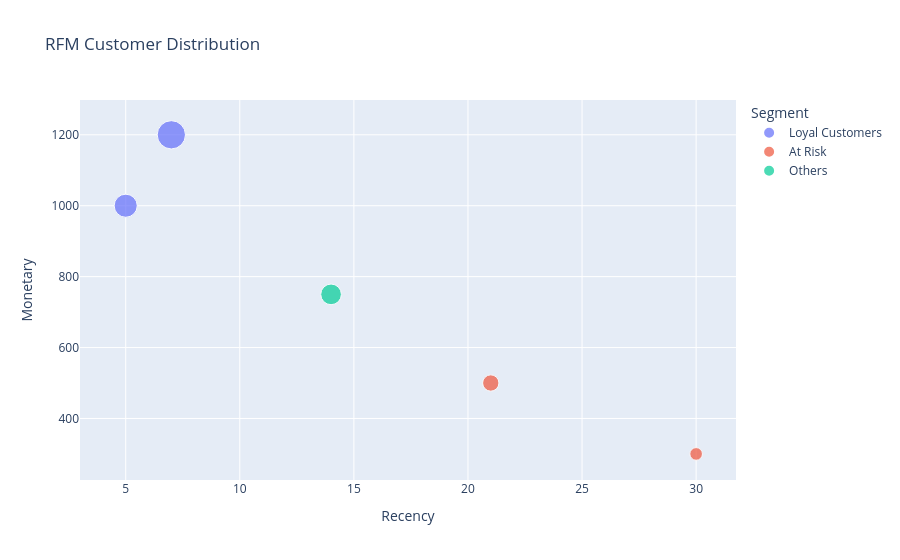

The notebook cell this image was saved under:
### Code cell
# RFM Scatter Plot
fig_scatter = px.scatter(rfm,
                         x='Recency',
                         y='Monetary',
                         size='Frequency',
                         color='Segment',
                         hover_data=['CustomerID'],  # Changed from 'Customer Name' to 'CustomerID' which exists in the dataframe
                         title="RFM Customer Distribution")

fig_scatter.show()

### Figure 1 — Plotly figure (JSON) as saved in the notebook; plotly's stock layout.template omitted (floating-point values rounded to 4 significant figures)
{"data": [{"customdata": [[1], [5]], "hovertemplate": "Segment=Loyal Customers<br>Recency=%{x}<br>Monetary=%{y}<br>Frequency=%{marker.size}<br>CustomerID=%{customdata[0]}<extra></extra>", "legendgroup": "Loyal Customers", "marker": {"color": "#636efa", "size": [10, 15], "sizemode": "area", "sizeref": 0.0375, "symbol": "circle"}, "mode": "markers", "name": "Loyal Customers", "orientation": "v", "showlegend": true, "type": "scatter", "x": [5, 7], "xaxis": "x", "y": [1000, 1200], "yaxis": "y"}, {"customdata": [[2], [4]], "hovertemplate": "Segment=At Risk<br>Recency=%{x}<br>Monetary=%{y}<br>Frequency=%{marker.size}<br>CustomerID=%{customdata[0]}<extra></extra>", "legendgroup": "At Risk", "marker": {"color": "#EF553B", "size": [5, 3], "sizemode": "area", "sizeref": 0.0375, "symbol": "circle"}, "mode": "markers", "name": "At Risk", "orientation": "v", "showlegend": true, "type": "scatter", "x": [21, 30], "xaxis": "x", "y": [500, 300], "yaxis": "y"}, {"customdata": [[3]], "hovertemplate": "Segment=Others<br>Recency=%{x}<br>Monetary=%{y}<br>Frequency=%{marker.size}<br>CustomerID=%{customdata[0]}<extra></extra>", "legendgroup": "Others", "marker": {"color": "#00cc96", "size": [8], "sizemode": "area", "sizeref": 0.0375, "symbol": "circle"}, "mode": "markers", "name": "Others", "orientation": "v", "showlegend": true, "type": "scatter", "x": [14], "xaxis": "x", "y": [750], "yaxis": "y"}], "layout": {"legend": {"itemsizing": "constant", "title": {"text": "Segment"}, "tracegroupgap": 0}, "title": {"text": "RFM Customer Distribution"}, "xaxis": {"anchor": "y", "domain": [0, 1], "title": {"text": "Recency"}}, "yaxis": {"anchor": "x", "domain": [0, 1], "title": {"text": "Monetary"}}}}
